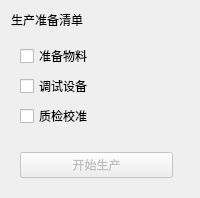
<?xml version="1.0" encoding="UTF-8"?>
<ui version="4.0">
 <class>ProductionPreparationWidget</class>
 <widget class="QWidget" name="ProductionPreparationWidget">
  <layout class="QVBoxLayout" name="prepLayout">
   <item>
    <widget class="QLabel" name="prepLabel">
     <property name="text">
      <string>生产准备清单</string>
     </property>
    </widget>
   </item>
   <item>
    <widget class="QWidget" name="tasksList">
     <layout class="QVBoxLayout" name="tasksLayout">
      <item>
       <widget class="QCheckBox" name="action1CheckBox">
        <property name="text">
         <string>准备物料</string>
        </property>
       </widget>
      </item>
      <item>
       <widget class="QCheckBox" name="action2CheckBox">
        <property name="text">
         <string>调试设备</string>
        </property>
       </widget>
      </item>
      <item>
       <widget class="QCheckBox" name="action3CheckBox">
        <property name="text">
         <string>质检校准</string>
        </property>
       </widget>
      </item>
     </layout>
    </widget>
   </item>
   <item>
    <widget class="QWidget" name="controlBar_prep">
     <layout class="QHBoxLayout" name="controlLayout_prep">
      <item>
       <widget class="QPushButton" name="startProductionButton">
        <property name="text">
         <string>开始生产</string>
        </property>
        <property name="enabled">
         <bool>false</bool>
        </property>
       </widget>
      </item>
      <item>
       <spacer name="prepSpacer">
        <property name="orientation">
         <enum>Qt::Horizontal</enum>
        </property>
       </spacer>
      </item>
     </layout>
    </widget>
   </item>
  </layout>
 </widget>
 <resources/>
 <connections/>
</ui>
